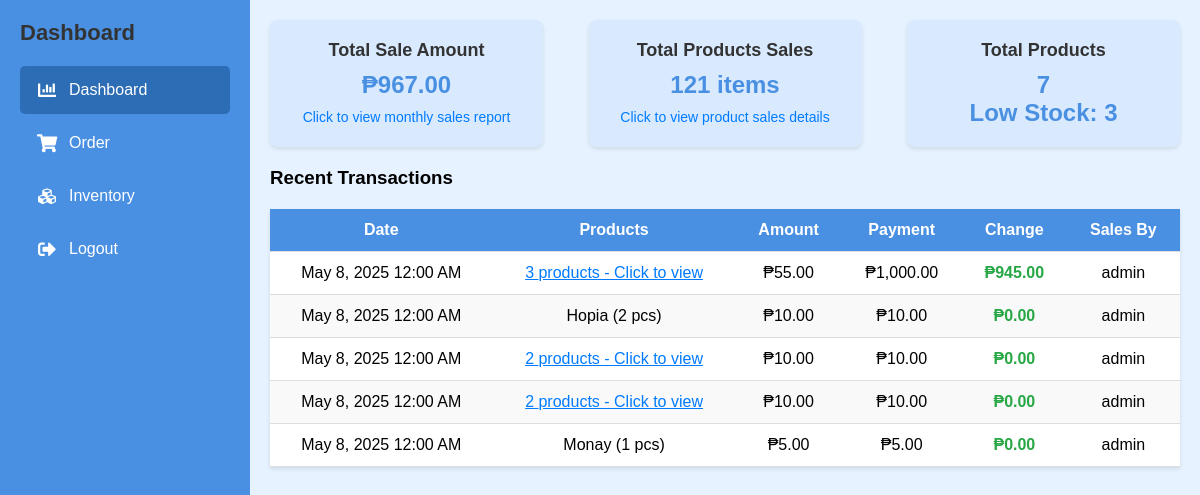
Screenshot of /dashboard.php (signed in) with the database file from the repository.
### tables this page shows
CREATE TABLE `orders` (
  `order_id` int(11) NOT NULL,
  `order_date` date DEFAULT NULL,
  `total_amount` decimal(10,2) DEFAULT NULL,
  `payment_amount` decimal(10,2) DEFAULT NULL,
  `change_amount` decimal(10,2) DEFAULT NULL,
  `admin_id` int(11) DEFAULT NULL
);

CREATE TABLE `products` (
  `product_id` int(11) NOT NULL,
  `name` varchar(100) DEFAULT NULL,
  `quantity_in_stock` int(11) DEFAULT NULL,
  `price` decimal(10,2) DEFAULT NULL,
  `image_path` varchar(255) DEFAULT NULL
);

CREATE TABLE `order_item` (
  `order_item_id` int(11) NOT NULL,
  `order_id` int(11) DEFAULT NULL,
  `product_id` int(11) DEFAULT NULL,
  `quantity` int(11) DEFAULT NULL,
  `price_at_sale` decimal(10,2) DEFAULT NULL
);

### dashboard.php (the view, shortened to what this page needs)
<?php
require 'config.php';
$res = $conn->query("SELECT SUM(total_amount) as total_sales_amount FROM orders");
if ($res) {
    $row = $res->fetch_assoc();
    $total_sales_amount = $row['total_sales_amount'] ?? 0;
} else {
    echo "Error fetching total sales amount: " . $conn->error;
    $total_sales_amount = 0;
}
$res = $conn->query("SELECT SUM(oi.quantity) as total_products_sold
                    FROM order_item oi");
if ($res) {
    $row = $res->fetch_assoc();
    $total_products_sold = $row['total_products_sold'] ?? 0;
} else {
    echo "Error fetching total products sold: " . $conn->error;
    $total_products_sold = 0;
}
$res = $conn->query("SELECT COUNT(*) as total_products_count FROM products");
if ($res) {
    $row = $res->fetch_assoc();
    $total_products = $row['total_products_count'] ?? 0;
} else {
    echo "Error fetching total product count: " . $conn->error;
    $total_products = 0;
}
$res = $conn->query("SELECT COUNT(*) as low_stock_count FROM products WHERE quantity_in_stock <= 10");
if ($res) {
    $row = $res->fetch_assoc();
    $low_stock = $row['low_stock_count'] ?? 0;
} else {
    echo "Error fetching low stock count: " . $conn->error;
    $low_stock = 0;
}
$recent_sales = [];
$res = $conn->query("SELECT o.order_id, o.order_date as transaction_date,
                           o.total_amount as amount, o.payment_amount, o.change_amount,
                           a.username as sales_by
                      FROM orders o
                      LEFT JOIN admin a ON o.admin_id = a.admin_id
                      ORDER BY o.order_date DESC LIMIT 5");
if ($res) {
    while ($row = $res->fetch_assoc()) {
        $order_id = $row['order_id'];
        $products_query = $conn->query("SELECT p.name as product_name, oi.quantity, p.product_id
                                       FROM order_item oi
                                       JOIN products p ON oi.product_id = p.product_id
                                       WHERE oi.order_id = $order_id");
        $products = [];
        if ($products_query) {
            while ($product = $products_query->fetch_assoc()) {
                $products[] = $product;
            }
        }
        $row['products'] = $products;
        $recent_sales[] = $row;
    }
} else {
    echo "Error fetching recent sales data: " . $conn->error;
}
?>
<!DOCTYPE html>
<html>
<head>
    <link rel="stylesheet" href="styles.css">
    <link rel="stylesheet" href="https://cdnjs.cloudflare.com/ajax/libs/font-awesome/5.15.4/css/all.min.css">
</head>
<body>
    <div class="sidebar">
        <h2>Dashboard</h2>
        <ul>
            <li class="active"><i class="fas fa-chart-bar"></i> <a href="dashboard.php">Dashboard</a></li>
            <li><i class="fas fa-shopping-cart"></i> <a href="order.php">Order</a></li>
            <li><i class="fas fa-cubes"></i> <a href="inventory.php">Inventory</a></li>
            <li><i class="fas fa-sign-out-alt"></i> <a href="logout.php">Logout</a></li>
        </ul>
    </div>
    <div class="main-content">
        <div class="dashboard">
            <div class="stats">
                <div class="stat-box clickable-stat" id="total-sales-box" onclick="toggleMonthlyReport()">
                    <h2>Total Sale Amount</h2>
                    <span>₱<?php echo number_format($total_sales_amount, 2); ?></span>
                    <div class="product-links">
                        <a href="#">Click to view monthly sales report</a>
                    </div>
                </div>
                <div class="stat-box clickable-stat" id="total-products-box" onclick="toggleProductSales()">
                    <h2>Total Products Sales</h2>
                    <span><?php echo number_format($total_products_sold); ?> items</span>
                    <div class="product-links">
                        <a href="#">Click to view product sales details</a>
                    </div>
                </div>
                <div class="stat-box">
                    <h2>Total Products</h2>
                    <span>
                        <?php echo $total_products; ?>
                        <br>
                        Low Stock: <?php echo $low_stock; ?>
                    </span>
                </div>
            </div>
            <h3>Recent Transactions</h3>
            <table>
                <thead>
                    <tr>
                        <th>Date</th>
                        <th>Products</th>
                        <th>Amount</th>
                        <th>Payment</th>
                        <th>Change</th>
                        <th>Sales By</th>
                    </tr>
                </thead>
                <tbody>
                    <?php foreach ($recent_sales as $sale): ?>
                        <tr>
                            <td><?php echo date('M j, Y h:i A', strtotime($sale['transaction_date'])); ?></td>
                            <td>
                                <?php
                                if (count($sale['products']) > 0):
                                    if (count($sale['products']) == 1):
                                        $product = $sale['products'][0];
                                        echo htmlspecialchars($product['product_name']) . ' (' . $product['quantity'] . ' pcs)';
                                    else:
                                ?>
                                        <span class="multiple-products" onclick="showProductDetails(<?php echo htmlspecialchars(json_encode($sale['products'])); ?>, '<?php echo htmlspecialchars($sale['transaction_date']); ?>')">
                                            <?php echo count($sale['products']); ?> products - Click to view
                                        </span>
                                <?php
                                    endif;
                                else:
                                    echo 'N/A';
                                endif;
                                ?>
                            </td>
                            <td>₱<?php echo number_format($sale['amount'], 2); ?></td>
                            <td>₱<?php echo number_format($sale['payment_amount'] ?? $sale['amount'], 2); ?></td>
                            <td class="change-highlight">₱<?php echo number_format($sale['change_amount'] ?? 0, 2); ?></td>
                            <td><?php echo htmlspecialchars($sale['sales_by'] ?? 'N/A'); ?></td>
                        </tr>
                    <?php endforeach; ?>
                </tbody>
            </table>
        </div>
    </div>
</body>
</html>

### styles.css (style rules this page uses)
* { margin: 0; padding: 0; box-sizing: border-box; font-family: Arial, sans-serif; }
body { display: flex; height: 100vh; background-color: #e6f2ff; }
.sidebar { width: 250px; background: #4a90e2; color: white; padding: 20px; display: flex; flex-direction: column; }
.sidebar h2 { font-size: 22px; margin-bottom: 20px; font-weight: bold; }
.sidebar ul { list-style: none; }
.sidebar ul li { padding: 15px; cursor: pointer; border-radius: 5px; margin-bottom: 5px; display: flex; align-items: center; }
.sidebar ul li i { margin-right: 10px; font-size: 18px; width: 24px; text-align: center; }
.sidebar ul li:hover, .sidebar ul li.active { background: #2c6db5; }
.main-content { flex: 1; display: flex; flex-direction: column; }
h2 { margin-bottom: 20px; color: #333; }
.dashboard { flex-grow: 1; padding: 20px; }
.stats { display: flex; justify-content: space-between; margin-bottom: 20px; }
.stat-box { width: 48%; padding: 20px; background: #d9eaff; border-radius: 8px; text-align: center; }
table { width: 100%; border-collapse: collapse; margin-top: 10px; }
th, td { padding: 12px; text-align: center; border-bottom: 1px solid #ddd; }
th { background: #4a90e2; color: white; }
tr:nth-child(even) { background: #f9f9f9; }

### rows the page displays
orders: order_date "May 8, 2025 12:00 AM", count($sale['products']) "3", total_amount "55.00", payment_amount "1,000.00", change_amount "945.00", admin.username "admin"
orders: order_date "May 8, 2025 12:00 AM", total_amount "10.00", payment_amount "10.00", change_amount "0.00", admin.username "admin"
products: name "Hopia"
order_item: quantity "2"
orders: order_date "May 8, 2025 12:00 AM", count($sale['products']) "2", total_amount "10.00", payment_amount "10.00", change_amount "0.00", admin.username "admin"
orders: order_date "May 8, 2025 12:00 AM", count($sale['products']) "2", total_amount "10.00", payment_amount "10.00", change_amount "0.00", admin.username "admin"
orders: order_date "May 8, 2025 12:00 AM", total_amount "5.00", payment_amount "5.00", change_amount "0.00", admin.username "admin"
products: name "Monay"
order_item: quantity "1"

### other values shown
$total_sales_amount "967.00"
$total_products_sold "121"
$total_products "7"
$low_stock "3"
